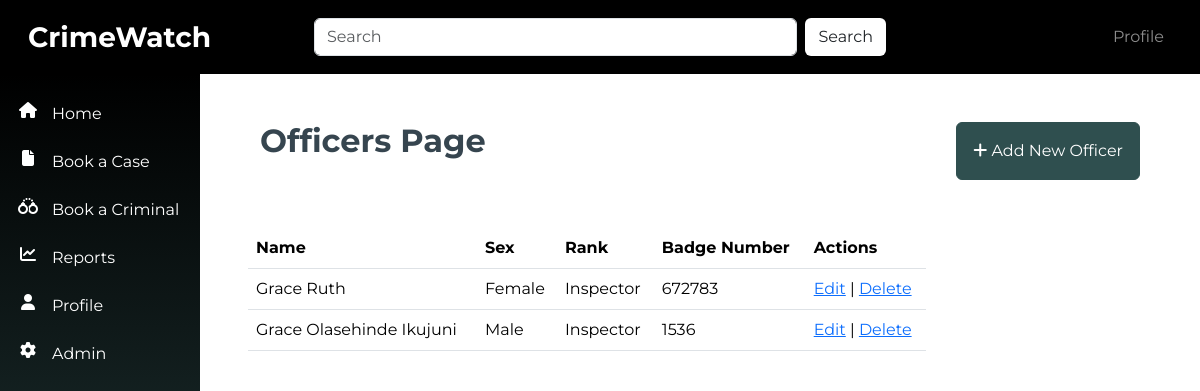
The page /officers/ on the database its author committed.
### officers/models.py (models this page shows, shortened)
class Officer(models.Model):
    SEX_CHOICES = [
        ('male', 'Male'),
        ('female', 'Female'),
    ]
    RANK_CHOICES = [
        ('Recruit Constable', 'Recruit Constable'),
        ('Constable', 'Constable'),
        ('Corporal', 'Corporal'),
        ('Sergeant', 'Sergeant'),
        ('Sergeant Major', 'Major'),
        ('Inspector', 'Inspector'),
    ]
    name = models.CharField(max_length=100)
    sex = models.CharField(max_length=10, choices=SEX_CHOICES, default="Male")
    rank = models.CharField(max_length=100, choices=RANK_CHOICES)
    badge_number = models.IntegerField(unique=True)
    area = models.CharField(max_length=100)
    date_of_birth = models.DateField()
    phone_number = models.CharField(max_length=100)
    email = models.EmailField(unique=True)
    address = models.CharField(max_length=255)
    city = models.CharField(max_length=100)
    state = models.CharField(max_length=100)
    nationality = models.CharField(max_length=255, default="Nigerian")

### officers/views.py (the view)
# urls.py: path('', views.officer_list, name='officer_list'),
def officer_list(request):
    officers = Officer.objects.all()
    return render(request, 'officer_list.html', {'officers': officers})

### officers/templates/officer_list.html (shortened to what this page needs)
{% extends 'base.html' %}
{% block content %}
<div class="container-fluid p-5">
    <div class="row mb-5">
        <div class="col-6">
            <h1 class="fw-bold fs-2">Officers Page</h1>
        </div>
        <div class="col-6 ">
            <a href="{% url 'officer_create' %}" class="btn btn-primary p-3 float-end"><i class="fa fa-plus"></i> Add New Officer</a>
        </div>
    </div>
    <div class="row">
        <table class="table w-75">
            <thead>
                <tr>
                    <th scope="col">Name</th>
                    <th scope="col">Sex</th>
                    <th scope="col">Rank</th>
                    <th scope="col">Badge Number</th>
                    <th scope="col">Actions</th>
                </tr>
            </thead>
            <tbody>
                {% for officer in officers %}
                    <tr>
                        <td class="text-capitalize">{{ officer.name }}</td>
                        <td class="text-capitalize">{{ officer.sex }}</td>
                        <td class="text-capitalize">{{ officer.rank }}</td>
                        <td class="text-capitalize">{{ officer.badge_number }}</td>
                        <td>
                            <a href="{% url 'officer_update' officer.pk %}">Edit</a> |
                            <a href="{% url 'officer_delete' officer.pk %}">Delete</a>
                        </td>
                    </tr>
                {% endfor %}
            </tbody>
        </table>
    </div>
</div>
{% endblock %}

### static/src/styles.css (style rules this page uses)
body { font-family: 'Montserrat', sans-serif !important; background-color: var(--ivory) !important; color: var(--charcoal) !important; }
:root { --dark-slate-gray:#2F4F4F; --dark-khaki: #BDB76B; --crimson-red: #DC143C; --ivory: ##FFFFF0; --charcoal: #36454F; --dim-gray: #696969; --orange: #FFa500 }
.btn-primary { background-color: var(--dark-slate-gray) !important; border-color: var(--dark-slate-gray) !important; }

### rows shown on the page
Officer: name "Grace Ruth", sex "Female", rank "Inspector", badge_number "672783"
Officer: name "Grace Olasehinde Ikujuni", sex "Male", rank "Inspector", badge_number "1536"
